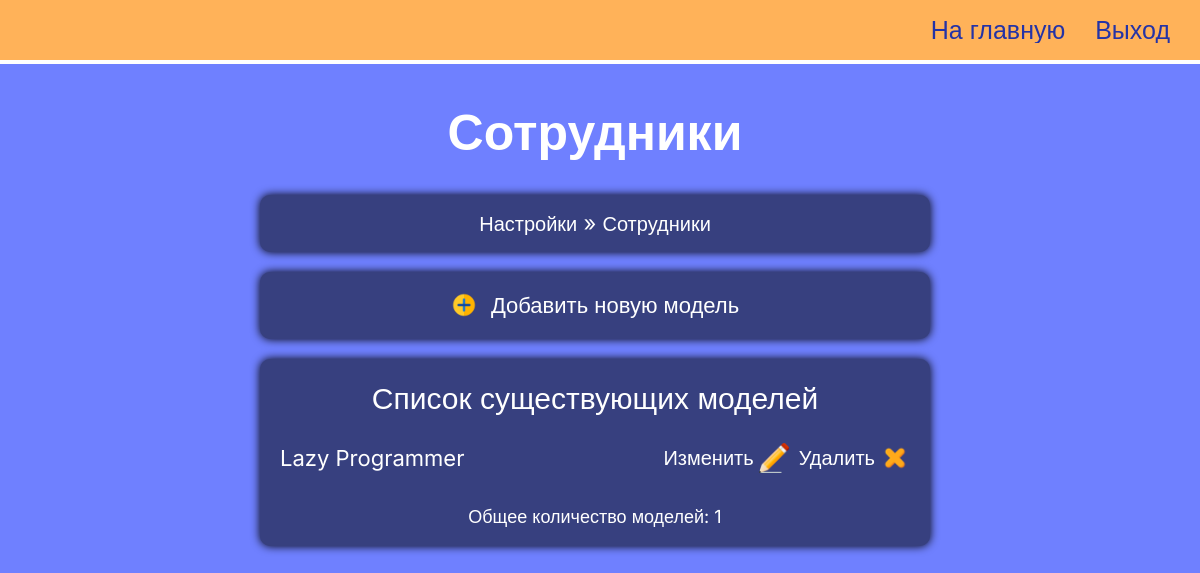
/customization/change-employee/ (signed in), run on an earlier commit of the app's database.
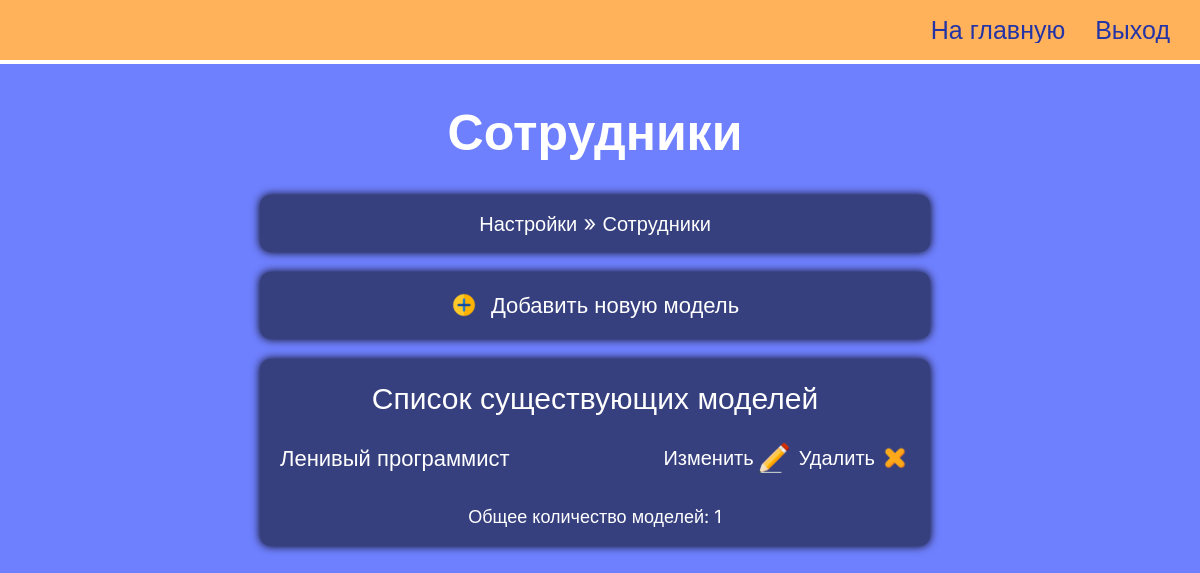
And on a later commit of the database.
### simetra_app/models.py (models this page shows, shortened)
class Employee(models.Model):
    def get_upload_path(self, filename):
        return Path('main_page/employees', get_uuid4_filename(filename))
    name = models.CharField(max_length=100)
    position = models.CharField(max_length=200)
    image = models.ImageField(
        default='main_page/employees/default-avatar.jpg',
        upload_to=get_upload_path,
    )

### simetra_app/views.py (the view)
@login_required(login_url='simetra_app:staff-login')
def change_employee_model(request):
    context = get_context_to_change_model(Employee)
    context['heading'] = 'Сотрудники'
    context['object_name'] = 'employee'
    context = update_context_for_customization_pages_navbar(request, context)
    return render(request, 'simetra_app/change-model.html', context)

### simetra_app/views.py (called while the page is built)
def get_context_to_change_model(Object):
    context = {
        'list_of_objects': Object.objects.all(),
        'number_of_objects': Object.objects.all().count(),
    }
    is_object_city = ContentType.objects.get_for_model(Object) == \
        ContentType.objects.get_for_model(City)
    if is_object_city:
        context["is_city"] = True
    return context

def update_context_for_customization_pages_navbar(request, context):
    def is_it_update_page(url_ancestors_name_list):
        return url_ancestors_name_list[-2][:7] == 'update-'
    url_ancestors_name_list = request.path.split('/')[1:-1]
    if is_it_update_page(url_ancestors_name_list):
        context['update_model'] = url_ancestors_name_list[-2]
        context['model_id'] = url_ancestors_name_list[-1]
        context['is_this_update_page'] = True
        del(url_ancestors_name_list[-2])
        del(url_ancestors_name_list[-1])
    context['url_ancestors_name_list'] = url_ancestors_name_list
    return context

### simetra_app/templates/simetra_app/change-model.html (shortened to what this page needs)
{% load static %}
<!DOCTYPE html>
<html lang="ru">
<head>
  <link rel="stylesheet" href="{% static 'simetra_app/customization_page/change-model/styles/style.css' %}" />
  <link rel="stylesheet" href="{% static 'simetra_app/customization_page/common-static/styles/style.css' %}" />
</head>
<body>
  <div class="wrapper">
    <header class="header">
      <div class="header__container">
        <nav class="header__menu menu">
          <ul class="menu__list">
            <li class="menu__item">
              <a href="{% url 'simetra_app:customization' %}" class="menu__link _link">На главную</a>
            </li>
            <li class="menu__item">
              <a href="{% url 'simetra_app:staff-logout' %}" class="menu__link _link">Выход</a>
            </li>
          </ul>
        </nav>
      </div>
    </header>
    <main class="page">
      <section class="page__home home">
        <div class="home__container _center-block">
          <h1 class="home__title _center-text">{{ heading }}</h1>
          <div class="home__navbar _center-text">
            {% include 'simetra_app/customization-navbar.html' %}
          </div>
          {% with 'simetra_app:create-'|add:object_name as creation_link %}
            <p class="_center-text"><a class="home__add _link" href="{% url creation_link %}">Добавить новую модель</a></p>
          {% endwith %}
          <div class="home__block">
            <h2 class="home__caption _center-text">Список существующих моделей</h2>
            <ul>
              {% for object in list_of_objects %}
                <li class="home__item">
                  {% if is_city %}
                    <span name="city-name">{{ object.name }}</span>
                  {% else %}
                    {{ object.name }}
                  {% endif %}
                  <div class="home__options">
                    {% with 'simetra_app:update-'|add:object_name as updating_link %}
                      <a class="home__change _link" href="{% url updating_link object.id %}">
                        <span>Изменить</span>
                        <img class="home__option-image" src="{% static 'simetra_app/customization_page/change-model/assets/img/change.png' %}">
                      </a>
                    {% endwith %}
                    {% with 'simetra_app:delete-'|add:object_name as deleting_link %}
                      <a class="home__delete _link" href="{% url deleting_link object.id %}">
                        <span>Удалить</span>
                        <img class="home__option-image" src="{% static 'simetra_app/customization_page/change-model/assets/img/delete.png' %}">
                      </a>
                    {% endwith %}
                  </div>
                </li>
              {% endfor %}
            </ul>
            <p class="_center-text">Общее количество моделей: {{ number_of_objects }}</p>
          </div>
      </section>
    </main>
  </div>
</body>
</html>

What changed in the data, as far as the page shows it:
changed Employee: name "Lazy Programmer" → "Ленивый программист"
